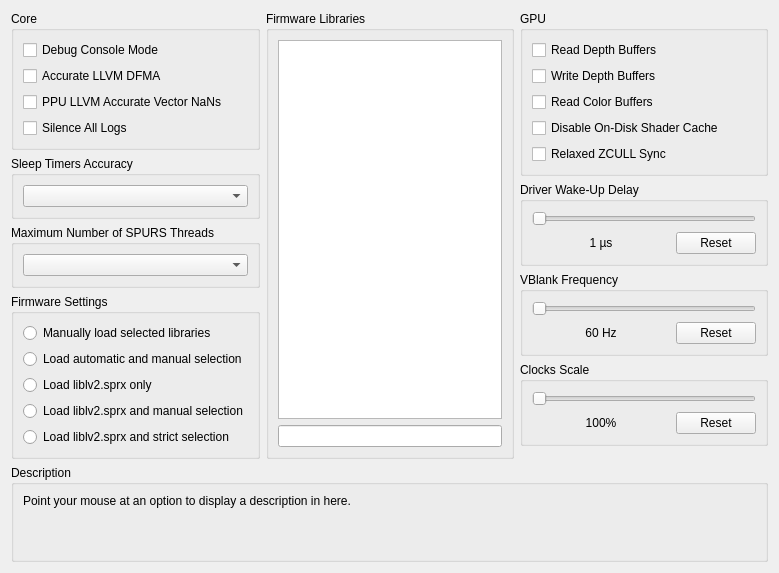
     <widget class="QWidget" name="advancedTab">
      <attribute name="title">
       <string>Advanced</string>
      </attribute>
      <layout class="QVBoxLayout" name="advancedTab_layout">
       <item>
        <layout class="QHBoxLayout" name="advancedTabLayout" stretch="1,1,1">
         <item>
          <layout class="QVBoxLayout" name="advancedTabLayoutLeft">
           <item>
            <widget class="QGroupBox" name="gb_advanced_core">
             <property name="sizePolicy">
              <sizepolicy hsizetype="Preferred" vsizetype="Minimum">
               <horstretch>0</horstretch>
               <verstretch>0</verstretch>
              </sizepolicy>
             </property>
             <property name="title">
              <string>Core</string>
             </property>
             <layout class="QVBoxLayout" name="gb_advanced_core_layout">
              <item>
               <widget class="QCheckBox" name="debugConsoleMode">
                <property name="text">
                 <string>Debug Console Mode</string>
                </property>
               </widget>
              </item>
              <item>
               <widget class="QCheckBox" name="accurateLLVMdfma">
                <property name="text">
                 <string>Accurate LLVM DFMA</string>
                </property>
               </widget>
              </item>
              <item>
               <widget class="QCheckBox" name="AccurateVectorNaN">
                <property name="text">
                 <string>PPU LLVM Accurate Vector NaNs</string>
                </property>
               </widget>
              </item>
              <item>
               <widget class="QCheckBox" name="silenceAllLogs">
                <property name="text">
                 <string>Silence All Logs</string>
                </property>
               </widget>
              </item>
             </layout>
            </widget>
           </item>
           <item>
            <widget class="QGroupBox" name="gb_sleep_timers_accuracy">
             <property name="sizePolicy">
              <sizepolicy hsizetype="Preferred" vsizetype="Minimum">
               <horstretch>0</horstretch>
               <verstretch>0</verstretch>
              </sizepolicy>
             </property>
             <property name="title">
              <string>Sleep Timers Accuracy</string>
             </property>
             <layout class="QVBoxLayout" name="gb_sleep_timers_accuracy_layout">
              <item>
               <widget class="QComboBox" name="sleepTimersAccuracy"/>
              </item>
             </layout>
            </widget>
           </item>
           <item>
            <widget class="QGroupBox" name="gb_max_spurs_threads">
             <property name="sizePolicy">
              <sizepolicy hsizetype="Preferred" vsizetype="Minimum">
               <horstretch>0</horstretch>
               <verstretch>0</verstretch>
              </sizepolicy>
             </property>
             <property name="title">
              <string>Maximum Number of SPURS Threads</string>
             </property>
             <layout class="QVBoxLayout" name="gb_max_spurs_threads_layout">
              <item>
               <widget class="QComboBox" name="maxSPURSThreads"/>
              </item>
             </layout>
            </widget>
           </item>
           <item>
            <widget class="QGroupBox" name="gb_lib_settings">
             <property name="sizePolicy">
              <sizepolicy hsizetype="Preferred" vsizetype="Preferred">
               <horstretch>0</horstretch>
               <verstretch>0</verstretch>
              </sizepolicy>
             </property>
             <property name="title">
              <string>Firmware Settings</string>
             </property>
             <layout class="QVBoxLayout" name="lib_settings_layout">
              <item>
               <widget class="QRadioButton" name="lib_manu">
                <property name="sizePolicy">
                 <sizepolicy hsizetype="Expanding" vsizetype="Preferred">
                  <horstretch>0</horstretch>
                  <verstretch>0</verstretch>
                 </sizepolicy>
                </property>
                <property name="text">
                 <string notr="true">Manually load selected libraries</string>
                </property>
               </widget>
              </item>
              <item>
               <widget class="QRadioButton" name="lib_both">
                <property name="sizePolicy">
                 <sizepolicy hsizetype="Expanding" vsizetype="Preferred">
                  <horstretch>0</horstretch>
                  <verstretch>0</verstretch>
                 </sizepolicy>
                </property>
                <property name="text">
                 <string notr="true">Load automatic and manual selection</string>
                </property>
               </widget>
              </item>
              <item>
               <widget class="QRadioButton" name="lib_lv2">
                <property name="sizePolicy">
                 <sizepolicy hsizetype="Expanding" vsizetype="Preferred">
                  <horstretch>0</horstretch>
                  <verstretch>0</verstretch>
                 </sizepolicy>
                </property>
                <property name="text">
                 <string notr="true">Load liblv2.sprx only</string>
                </property>
               </widget>
              </item>
              <item>
               <widget class="QRadioButton" name="lib_lv2b">
                <property name="sizePolicy">
                 <sizepolicy hsizetype="Expanding" vsizetype="Preferred">
                  <horstretch>0</horstretch>
                  <verstretch>0</verstretch>
                 </sizepolicy>
                </property>
                <property name="text">
                 <string notr="true">Load liblv2.sprx and manual selection</string>
                </property>
               </widget>
              </item>
              <item>
               <widget class="QRadioButton" name="lib_lv2l">
                <property name="sizePolicy">
                 <sizepolicy hsizetype="Expanding" vsizetype="Preferred">
                  <horstretch>0</horstretch>
                  <verstretch>0</verstretch>
                 </sizepolicy>
                </property>
                <property name="text">
                 <string notr="true">Load liblv2.sprx and strict selection</string>
                </property>
               </widget>
              </item>
             </layout>
            </widget>
           </item>
           <item>
            <spacer name="advancedTabSpacerLeft">
             <property name="orientation">
              <enum>Qt::Vertical</enum>
             </property>
             <property name="sizeHint" stdset="0">
              <size>
               <width>0</width>
               <height>0</height>
              </size>
             </property>
            </spacer>
           </item>
          </layout>
         </item>
         <item>
          <layout class="QVBoxLayout" name="advancedTabLayoutMiddle">
           <item>
            <widget class="QGroupBox" name="gb_libs">
             <property name="sizePolicy">
              <sizepolicy hsizetype="Preferred" vsizetype="Preferred">
               <horstretch>0</horstretch>
               <verstretch>0</verstretch>
              </sizepolicy>
             </property>
             <property name="title">
              <string>Firmware Libraries</string>
             </property>
             <layout class="QVBoxLayout" name="gb_libs_layout">
              <item>
               <widget class="QListWidget" name="lleList">
                <property name="sizePolicy">
                 <sizepolicy hsizetype="Preferred" vsizetype="Preferred">
                  <horstretch>0</horstretch>
                  <verstretch>0</verstretch>
                 </sizepolicy>
                </property>
                <property name="selectionMode">
                 <enum>QAbstractItemView::ExtendedSelection</enum>
                </property>
                <property name="viewMode">
                 <enum>QListView::ListMode</enum>
                </property>
               </widget>
              </item>
              <item>
               <widget class="QLineEdit" name="searchBox">
                <property name="sizePolicy">
                 <sizepolicy hsizetype="Preferred" vsizetype="Fixed">
                  <horstretch>0</horstretch>
                  <verstretch>0</verstretch>
                 </sizepolicy>
                </property>
               </widget>
              </item>
             </layout>
            </widget>
           </item>
          </layout>
         </item>
         <item>
          <layout class="QVBoxLayout" name="advancedTabLayoutRight">
           <item>
            <widget class="QGroupBox" name="gb_advanced_gpu">
             <property name="sizePolicy">
              <sizepolicy hsizetype="Preferred" vsizetype="Minimum">
               <horstretch>0</horstretch>
               <verstretch>0</verstretch>
              </sizepolicy>
             </property>
             <property name="title">
              <string>GPU</string>
             </property>
             <layout class="QVBoxLayout" name="gb_advanced_gpu_layout">
              <item>
               <widget class="QCheckBox" name="readDepth">
                <property name="text">
                 <string>Read Depth Buffers</string>
                </property>
               </widget>
              </item>
              <item>
               <widget class="QCheckBox" name="dumpDepth">
                <property name="text">
                 <string>Write Depth Buffers</string>
                </property>
               </widget>
              </item>
              <item>
               <widget class="QCheckBox" name="readColor">
                <property name="text">
                 <string>Read Color Buffers</string>
                </property>
               </widget>
              </item>
              <item>
               <widget class="QCheckBox" name="disableOnDiskShaderCache">
                <property name="text">
                 <string>Disable On-Disk Shader Cache</string>
                </property>
               </widget>
              </item>
              <item>
               <widget class="QCheckBox" name="relaxedZCULL">
                <property name="text">
                 <string>Relaxed ZCULL Sync</string>
                </property>
               </widget>
              </item>
             </layout>
            </widget>
           </item>
           <item>
            <widget class="QGroupBox" name="gb_wakeupDelay">
             <property name="sizePolicy">
              <sizepolicy hsizetype="Preferred" vsizetype="Minimum">
               <horstretch>0</horstretch>
               <verstretch>0</verstretch>
              </sizepolicy>
             </property>
             <property name="title">
              <string>Driver Wake-Up Delay</string>
             </property>
             <layout class="QVBoxLayout" name="gb_wakeupDelay_layout">
              <item>
               <widget class="QSlider" name="wakeupDelay">
                <property name="orientation">
                 <enum>Qt::Horizontal</enum>
                </property>
               </widget>
              </item>
              <item>
               <layout class="QHBoxLayout" name="wakeupDelayLayout" stretch="1,0">
                <item>
                 <widget class="QLabel" name="wakeupText">
                  <property name="text">
                   <string>1 µs</string>
                  </property>
                  <property name="alignment">
                   <set>Qt::AlignCenter</set>
                  </property>
                 </widget>
                </item>
                <item>
                 <widget class="QPushButton" name="wakeupReset">
                  <property name="text">
                   <string>Reset</string>
                  </property>
                 </widget>
                </item>
               </layout>
              </item>
             </layout>
            </widget>
           </item>
           <item>
            <widget class="QGroupBox" name="gb_vblank">
             <property name="sizePolicy">
              <sizepolicy hsizetype="Preferred" vsizetype="Minimum">
               <horstretch>0</horstretch>
               <verstretch>0</verstretch>
              </sizepolicy>
             </property>
             <property name="title">
              <string>VBlank Frequency</string>
             </property>
             <layout class="QVBoxLayout" name="gb_vblank_layout">
              <item>
               <widget class="QSlider" name="vblank">
                <property name="orientation">
                 <enum>Qt::Horizontal</enum>
                </property>
               </widget>
              </item>
              <item>
               <layout class="QHBoxLayout" name="vBlankLayout" stretch="1,0">
                <item>
                 <widget class="QLabel" name="vblankText">
                  <property name="text">
                   <string>60 Hz</string>
                  </property>
                  <property name="alignment">
                   <set>Qt::AlignCenter</set>
                  </property>
                 </widget>
                </item>
                <item>
                 <widget class="QPushButton" name="vblankReset">
                  <property name="text">
                   <string>Reset</string>
                  </property>
                 </widget>
                </item>
               </layout>
              </item>
             </layout>
            </widget>
           </item>
           <item>
            <widget class="QGroupBox" name="gb_clockScale">
             <property name="sizePolicy">
              <sizepolicy hsizetype="Preferred" vsizetype="Minimum">
               <horstretch>0</horstretch>
               <verstretch>0</verstretch>
              </sizepolicy>
             </property>
             <property name="title">
              <string>Clocks Scale</string>
             </property>
             <layout class="QVBoxLayout" name="gb_clockScale_layout">
              <item>
               <widget class="QSlider" name="clockScale">
                <property name="orientation">
                 <enum>Qt::Horizontal</enum>
                </property>
               </widget>
              </item>
              <item>
               <layout class="QHBoxLayout" name="clockScaleLayout" stretch="1,0">
                <item>
                 <widget class="QLabel" name="clockScaleText">
                  <property name="text">
                   <string>100%</string>
                  </property>
                  <property name="alignment">
                   <set>Qt::AlignCenter</set>
                  </property>
                 </widget>
                </item>
                <item>
                 <widget class="QPushButton" name="clockScaleReset">
                  <property name="text">
                   <string>Reset</string>
                  </property>
                 </widget>
                </item>
               </layout>
              </item>
             </layout>
            </widget>
           </item>
           <item>
            <spacer name="verticalSpacer_22">
             <property name="orientation">
              <enum>Qt::Vertical</enum>
             </property>
             <property name="sizeHint" stdset="0">
              <size>
               <width>0</width>
               <height>0</height>
              </size>
             </property>
            </spacer>
           </item>
          </layout>
         </item>
        </layout>
       </item>
       <item>
        <spacer name="advancedTabSpacer">
         <property name="orientation">
          <enum>Qt::Vertical</enum>
         </property>
         <property name="sizeHint" stdset="0">
          <size>
           <width>0</width>
           <height>0</height>
          </size>
         </property>
        </spacer>
       </item>
       <item>
        <widget class="QGroupBox" name="gb_description_advanced">
         <property name="title">
          <string>Description</string>
         </property>
         <layout class="QVBoxLayout" name="gb_description_advanced_layout">
          <item>
           <widget class="QLabel" name="description_advanced">
            <property name="text">
             <string>Point your mouse at an option to display a description in here.


</string>
            </property>
            <property name="textFormat">
             <enum>Qt::PlainText</enum>
            </property>
            <property name="alignment">
             <set>Qt::AlignLeading|Qt::AlignLeft|Qt::AlignTop</set>
            </property>
            <property name="wordWrap">
             <bool>true</bool>
            </property>
           </widget>
          </item>
         </layout>
        </widget>
       </item>
      </layout>
     </widget>
